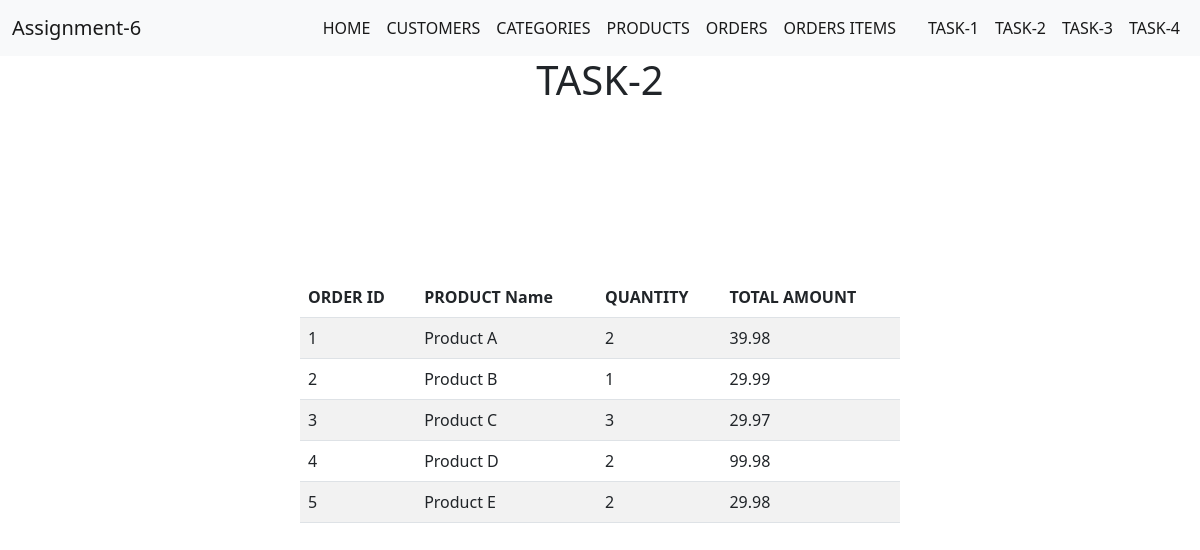
Page /Task_2.php on the committed database.
### tables this page shows
CREATE TABLE `order_items` (
  `order_item_id` int(11) NOT NULL,
  `order_id` int(11) DEFAULT NULL,
  `product_id` int(11) DEFAULT NULL,
  `quantity` int(11) DEFAULT NULL,
  `unit_price` decimal(10,2) DEFAULT NULL
);

CREATE TABLE `products` (
  `product_id` int(11) NOT NULL,
  `name` varchar(255) DEFAULT NULL,
  `description` varchar(255) DEFAULT NULL,
  `price` decimal(10,2) DEFAULT NULL,
  `category_id` int(11) DEFAULT NULL
);

### Task_2.php (the view)
<?php
include_once './includes/header.php';
include_once './includes/nav.php';
?>
<h1 class="text-center">TASK-2</h1>
<table class="table center table-striped" style="width: 50%;">
    <thead>
        <tr>
            <th>ORDER ID</th>
            <th>PRODUCT Name</th>
            <th>QUANTITY</th>
            <th>TOTAL AMOUNT</th>
        </tr>
    </thead>
    <tbody>
    <?php
        include_once('./includes/db_connect.php');
        $sql = "SELECT order_items.order_id, products.name, order_items.quantity, order_items.unit_price * order_items.quantity AS  total_amount
                FROM Order_Items
                JOIN Products
                ON order_items.product_id = products.product_id
                ORDER BY order_items.order_id ASC";
        $result = $conn->query($sql);
    ?>
    <?php while ($row = $result->fetch_assoc()) { ?>
        <tr>
            <td scope="row"> <?php echo $row['order_id']; ?></td>
            <td> <?php echo $row['name']; ?></td>
            <td> <?php echo $row['quantity']; ?></td>
            <td> <?php echo $row['total_amount']; ?></td>
        </tr>
    <?php } ?>
  </tbody>
</table>
<?php include_once './includes/footer.php'; ?>

### includes/header.php (shortened to what this page needs)
<!DOCTYPE html>
<html lang="en">
<head>
    <link href="https://cdn.jsdelivr.net/npm/bootstrap@5.2.3/dist/css/bootstrap.min.css" rel="stylesheet">
    <link rel="stylesheet" href="https://cdnjs.cloudflare.com/ajax/libs/font-awesome/6.4.2/css/all.min.css">
</head>
<body>

### includes/nav.php (shortened to what this page needs)
<nav class="navbar navbar-expand-lg navbar-light bg-light">
  <div class="container-fluid">
    <a class="navbar-brand" href="#">Assignment-6</a>
    <div class="collapse navbar-collapse" id="navbarSupportedContent">
      <ul class="navbar-nav ms-auto mb-2 mb-lg-0">
        <li class="nav-item">
          <a class="nav-link active" aria-current="page" href="index.php">HOME</a>
        </li>
        <li class="nav-item">
          <a class="nav-link active" aria-current="page" href="./customers.php">CUSTOMERS</a>
        </li>
        <li class="nav-item">
          <a class="nav-link active" aria-current="page" href="./categories.php">CATEGORIES</a>
        </li>
        <li class="nav-item">
          <a class="nav-link active" aria-current="page" href="./products.php">PRODUCTS</a>
        </li>
        <li class="nav-item">
          <a class="nav-link active" aria-current="page" href="./orders.php">ORDERS</a>
        </li>
        <li class="nav-item">
          <a class="nav-link active" aria-current="page" href="./orders_items.php">ORDERS ITEMS</a>
        </li>
        <li class="nav-item">
          <a class="nav-link active" aria-current="page" href="#"></a>
        </li>
        <li class="nav-item">
          <a class="nav-link active" aria-current="page" href="./Task_1.php">TASK-1</a>
        </li>
        <li class="nav-item">
          <a class="nav-link active" aria-current="page" href="./Task_2.php">TASK-2</a>
        </li>
        <li class="nav-item">
          <a class="nav-link active" aria-current="page" href="./Task_3.php">TASK-3</a>
        </li>
        <li class="nav-item">
          <a class="nav-link active" aria-current="page" href="./Task_4.php">TASK-4</a>
        </li>
      </ul>
    </div>
  </div>
</nav>

### includes/footer.php (shortened to what this page needs)
</body>
</html>

### includes/header.php (style rules this page uses)
.center { margin: 0; position: absolute; top: 50%; left: 50%; -ms-transform: translate(-50%, -50%); transform: translate(-50%, -50%); }

### rows in the picture
order_items: order "1", product.name "Product A", quantity "2", total_amount "39.98"
order_items: order "2", product.name "Product B", quantity "1", total_amount "29.99"
order_items: order "3", product.name "Product C", quantity "3", total_amount "29.97"
order_items: order "4", product.name "Product D", quantity "2", total_amount "99.98"
order_items: order "5", product.name "Product E", quantity "2", total_amount "29.98"
